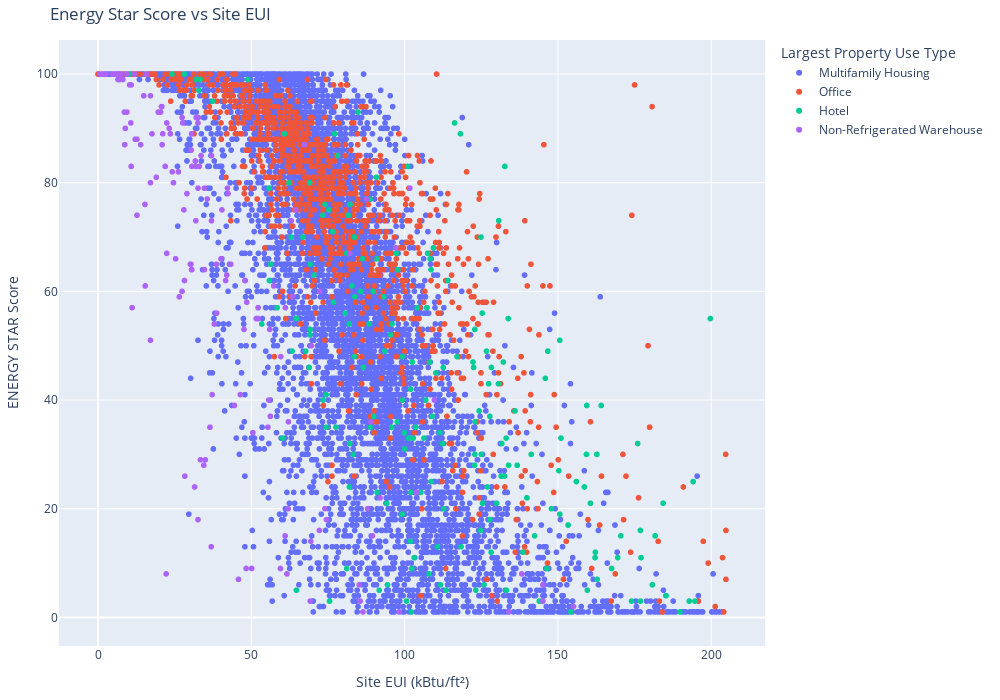

Here is the notebook cell this chart was saved with:
### Code cell
feats=data[data['Largest Property Use Type'].isin(types)]

fig=px.scatter(feats, x='Site EUI (kBtu/ft²)', 
            y='ENERGY STAR Score', 
            color='Largest Property Use Type', title='Energy Star Score vs Site EUI',
            width=1000, height=700)
            
fig.update_layout(
    margin=dict(l=20, t=40, b=20),
)

### Figure 1 — Plotly figure (JSON) as saved in the notebook; plotly's stock layout.template omitted (floating-point values rounded to 4 significant figures; data arrays with more than 128 entries replaced by an {"elided": "..."} marker saying what was removed)
{"data": [{"hovertemplate": "Largest Property Use Type=Multifamily Housing<br>Site EUI (kBtu/ft²)=%{x}<br>ENERGY STAR Score=%{y}<extra></extra>", "legendgroup": "Multifamily Housing", "marker": {"color": "#636efa", "symbol": "circle"}, "mode": "markers", "name": "Multifamily Housing", "showlegend": true, "type": "scattergl", "x": {"elided": "8535 float values"}, "xaxis": "x", "y": {"elided": "8535 int values"}, "yaxis": "y"}, {"hovertemplate": "Largest Property Use Type=Office<br>Site EUI (kBtu/ft²)=%{x}<br>ENERGY STAR Score=%{y}<extra></extra>", "legendgroup": "Office", "marker": {"color": "#EF553B", "symbol": "circle"}, "mode": "markers", "name": "Office", "showlegend": true, "type": "scattergl", "x": {"elided": "1286 float values"}, "xaxis": "x", "y": {"elided": "1286 int values"}, "yaxis": "y"}, {"hovertemplate": "Largest Property Use Type=Hotel<br>Site EUI (kBtu/ft²)=%{x}<br>ENERGY STAR Score=%{y}<extra></extra>", "legendgroup": "Hotel", "marker": {"color": "#00cc96", "symbol": "circle"}, "mode": "markers", "name": "Hotel", "showlegend": true, "type": "scattergl", "x": {"elided": "211 float values"}, "xaxis": "x", "y": {"elided": "211 int values"}, "yaxis": "y"}, {"hovertemplate": "Largest Property Use Type=Non-Refrigerated Warehouse<br>Site EUI (kBtu/ft²)=%{x}<br>ENERGY STAR Score=%{y}<extra></extra>", "legendgroup": "Non-Refrigerated Warehouse", "marker": {"color": "#ab63fa", "symbol": "circle"}, "mode": "markers", "name": "Non-Refrigerated Warehouse", "showlegend": true, "type": "scattergl", "x": {"elided": "198 float values"}, "xaxis": "x", "y": {"elided": "198 int values"}, "yaxis": "y"}], "layout": {"height": 700, "legend": {"title": {"text": "Largest Property Use Type"}, "tracegroupgap": 0}, "margin": {"b": 20, "l": 20, "t": 40}, "title": {"text": "Energy Star Score vs Site EUI"}, "width": 1000, "xaxis": {"anchor": "y", "domain": [0, 1], "title": {"text": "Site EUI (kBtu/ft²)"}}, "yaxis": {"anchor": "x", "domain": [0, 1], "title": {"text": "ENERGY STAR Score"}}}}
